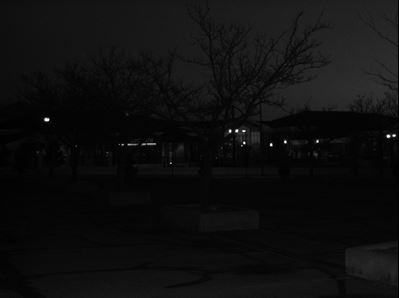
#> input picture Assignment_2/Input_Images/cctv1.JPG, 399 x 298 px
$ python thief.py
#> lines starting #> are read from the running program, lines starting #| are printed output that depends on the picture
"""Code to enhance the image by increasing the brightness"""
import cv2
import numpy as np
from PIL import Image
path = input('')
#> the answer given: ../Input_Images/cctv1.JPG
img = cv2.imread(path, 0)
#> img is the input picture: shape (298, 399); min 0, max 255, mean 14.8
res = cv2.equalizeHist(img)
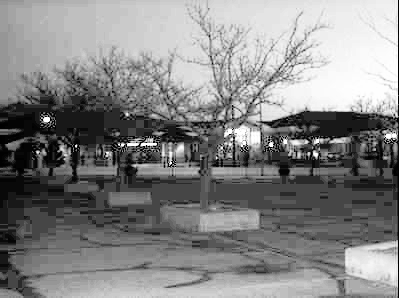
#> res: shape (298, 399); min 0, max 255, mean 132.4

# [42 lines left out: function createCLAHE, not called in this run]


clahe = cv2.createCLAHE(clipLimit=2.0, tileGridSize=(8,8))
cl1 = clahe.apply(img)
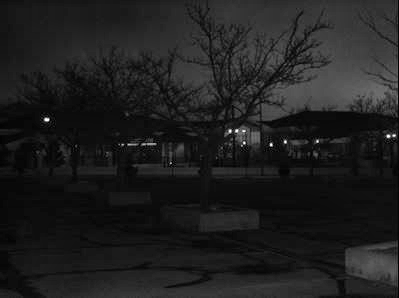
#> cl1: shape (298, 399); min 1, max 255, mean 31.1
name = "enhanced-"+path
# cv2.imwrite('ww.jpg',cl1)
final = Image.fromarray(cl1)
final.save(name)

$ run again, on Assignment_2/Input_Images/cctv3.JPG
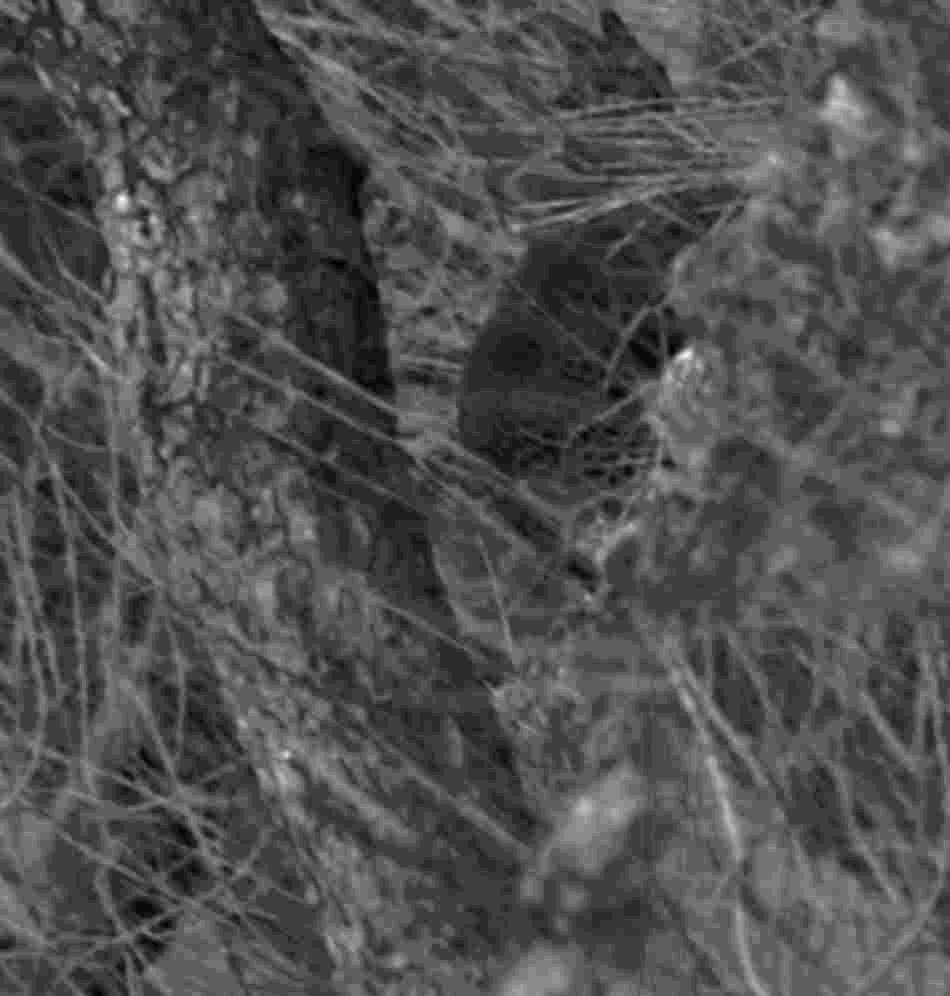
#> input picture Assignment_2/Input_Images/cctv3.JPG, 950 x 996 px
#> img is the input picture: shape (996, 950); min 0, max 24, mean 7.5
#> `res = cv2.equalizeHist(img)`:
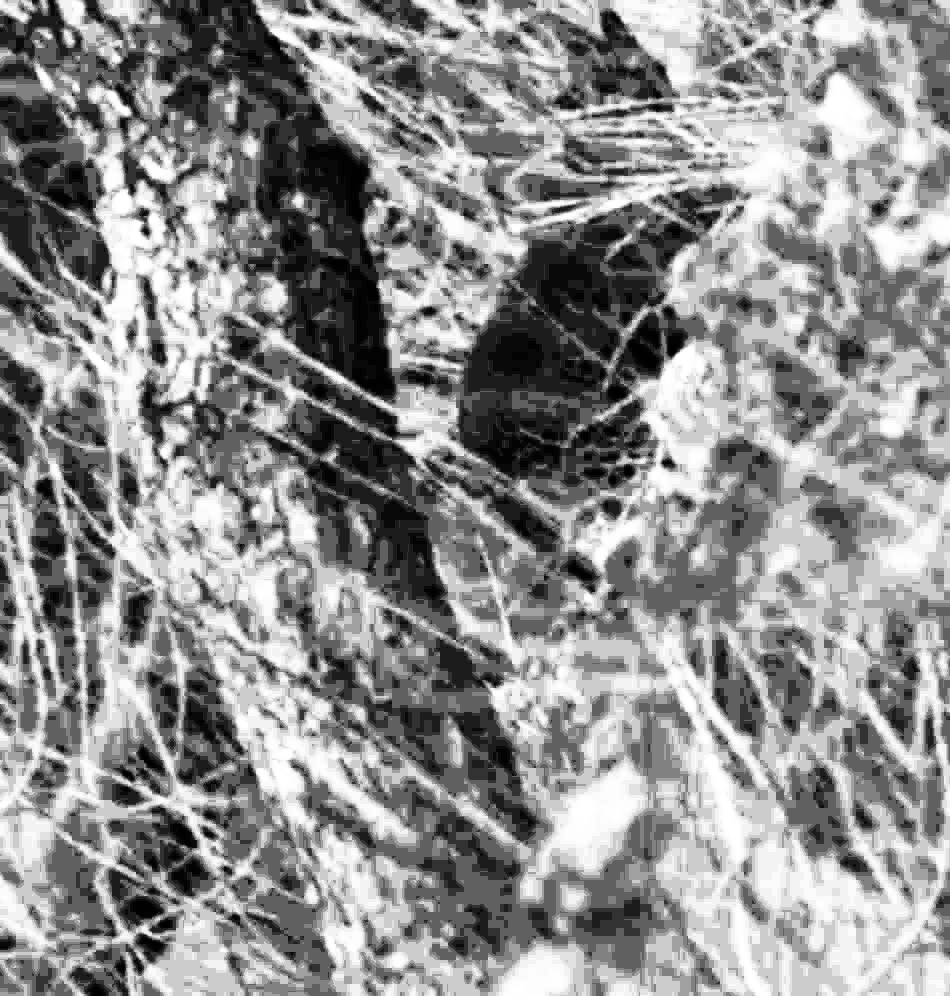
#> res: shape (996, 950); min 0, max 255, mean 142.9
#> `cl1 = clahe.apply(img)`:
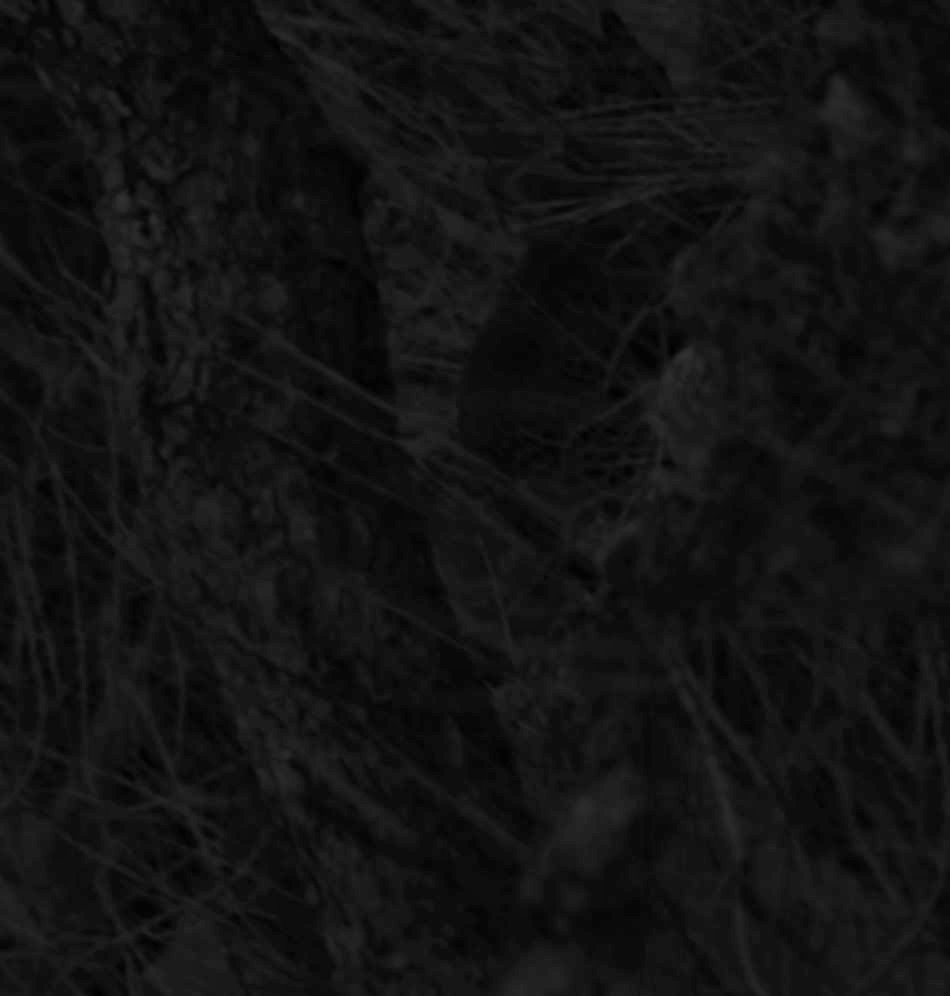
#> cl1: shape (996, 950); min 1, max 50, mean 18.7

$ run again, on Assignment_2/Input_Images/cctv4.JPG
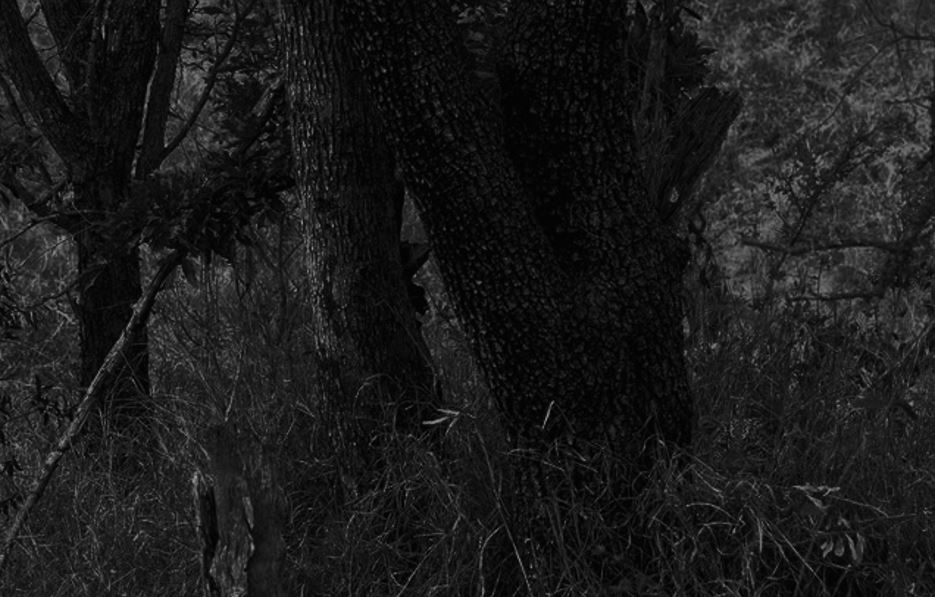
#> input picture Assignment_2/Input_Images/cctv4.JPG, 935 x 597 px
#> img is the input picture: shape (597, 935); min 0, max 158, mean 26.9
#> `res = cv2.equalizeHist(img)`:
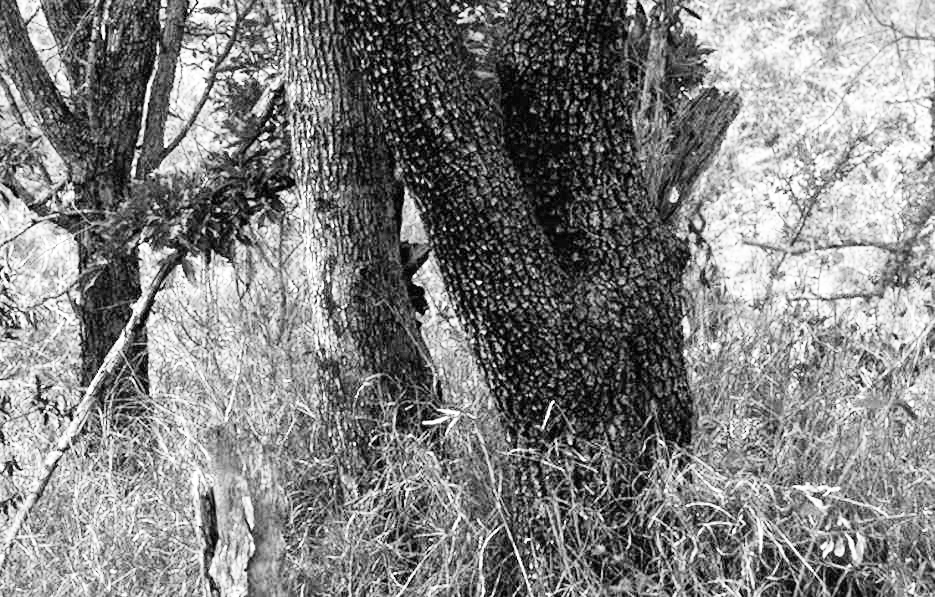
#> res: shape (597, 935); min 0, max 255, mean 129.3
#> `cl1 = clahe.apply(img)`:
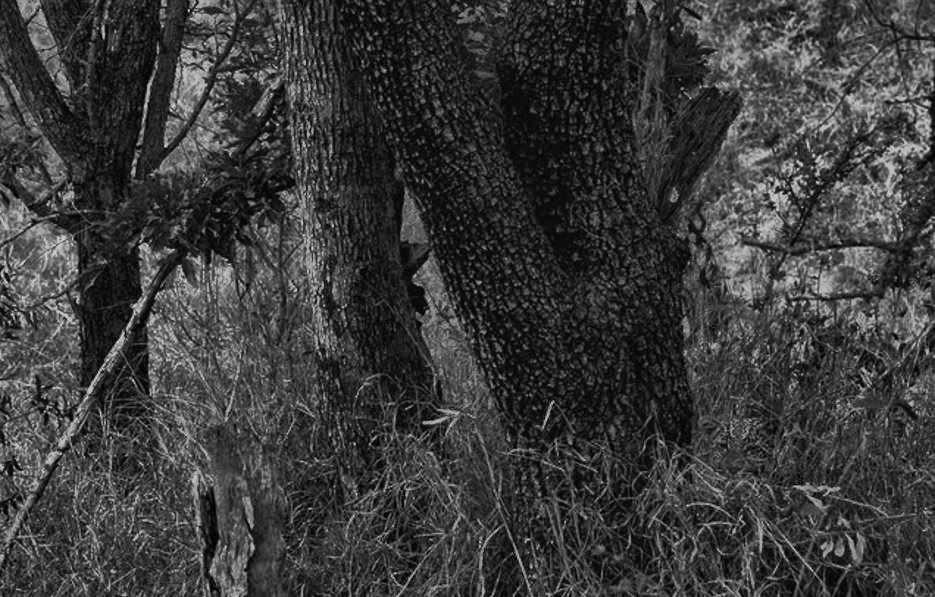
#> cl1: shape (597, 935); min 1, max 208, mean 59.2
